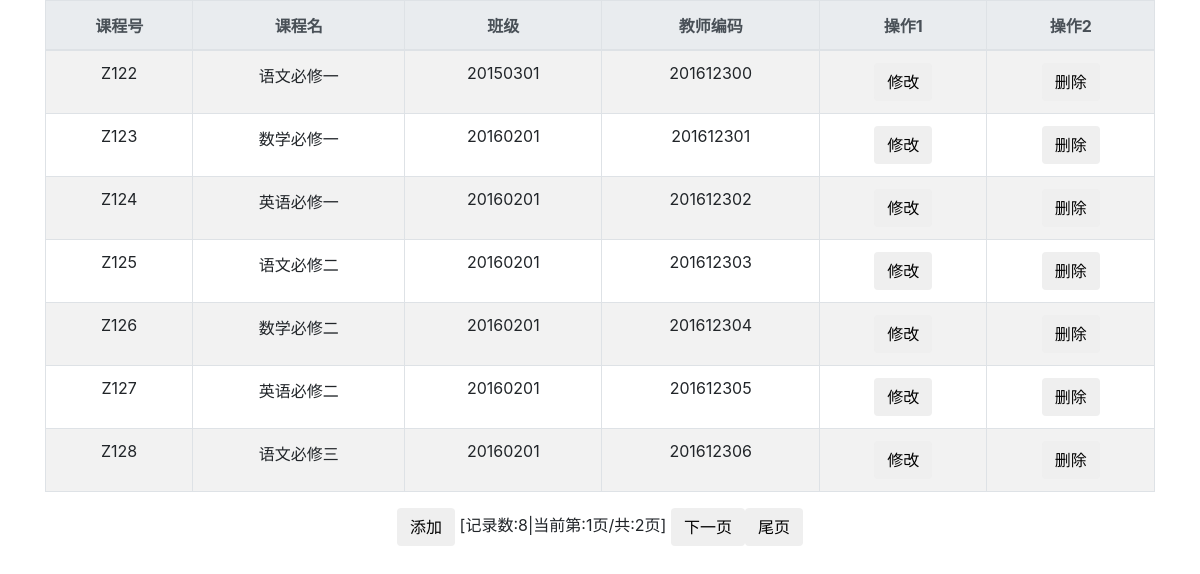
/Admin/coursemanagement.php, run on the app's committed database.
### tables this page shows
CREATE TABLE `course` (
  `id` int(10) DEFAULT NULL,
  `courserno` varchar(8) NOT NULL COMMENT '课程编号',
  `cname` varchar(20) NOT NULL COMMENT '课程名称',
  `classno` varchar(8) NOT NULL COMMENT '班级编号',
  `teacherno` varchar(20) NOT NULL COMMENT '任课老师工号',
  PRIMARY KEY (`courserno`)
);

### Admin/coursemanagement.php (the view, shortened to what this page needs)
<html>
<head>
    <link rel="stylesheet" href="../css/bootstrap.min.css">
</head>
<body>
<?php
if(!isset($_GET['page']))
    $page=1;
else
    $page=$_GET['page'];
$pageSize=7;
$offset=($page-1)*$pageSize;
$sql="select * from course";
$result=mysqli_query($con,$sql);
$rownum=mysqli_num_rows($result);
$pageCount=ceil($rownum/$pageSize);
$sql=$sql." limit $offset,$pageSize";
$result=mysqli_query($con,$sql);
$num_result = $result->num_rows;
?>
<div class="container">
    <table class="table table-striped table-bordered table-condensed table-hover">
        <thead class="thead-light" align="center">
        <tr>
            <th align="center">课程号</th>
            <th align="center">课程名</th>
            <th align="center">班级</th>
            <th align="center">教师编码</th>
            <th align="center">操作1</th>
            <th align="center">操作2</th>
        </tr>
        </thead>
        <?php
        for($i=0;$i<$num_result;$i++) {
            $array = mysqli_fetch_array($result);
            ?>
            <tr>
                <td align="center"><?php echo $array['courserno']?></td>
                <td align="center"><?php echo $array['cname']?></td>
                <td align="center"><?php echo $array['classno']?></td>
                <td align="center"><?php echo $array['teacherno']?></td>
                <td align="center"><a href='coursemanagement/change.php?id=<?php echo $array['id'];?>'><input type="submit" name="del" class="btn" value="修改"/></a></td>
                <td align="center"><a href='coursemanagement/delet.php?id=<?php echo $array['id'];?>'><input type="submit" name="del" class="btn" value="删除"/></a></td>
            </tr>
            <?php
        }
        ?>
    </table>
</div>
<div align="center">
            <span>
                <a href="coursemanagement/add.php"><input name="addNew" type="button" class="btn" value="添加" /></a>
            </span>
    <span align="center">
                [记录数:<?php echo $rownum ?>|当前第:<?php echo $page ?>页/共:<?php echo $pageCount?>页]
            </span>
    <apan align="center">
        <?php
        if($page<$pageCount) {
            echo "<a href=coursemanagement.php?page=" . ($page + 1) . "><input class='btn' type='submit' value='下一页'></a>";
            echo "<a href=coursemanagement.php?page=$pageCount><input class='btn' type='submit' value='尾页'></a>";
        }
        ?>
    </apan>
</div>
</body>
</html>

### data on the page
course: courserno "Z122", cname "语文必修一", classno "20150301", teacherno "201612300"
course: courserno "Z123", cname "数学必修一", classno "20160201", teacherno "201612301"
course: courserno "Z124", cname "英语必修一", classno "20160201", teacherno "201612302"
course: courserno "Z125", cname "语文必修二", classno "20160201", teacherno "201612303"
course: courserno "Z126", cname "数学必修二", classno "20160201", teacherno "201612304"
course: courserno "Z127", cname "英语必修二", classno "20160201", teacherno "201612305"
course: courserno "Z128", cname "语文必修三", classno "20160201", teacherno "201612306"

### other printed values
$rownum "8"
$page "1"
$pageCount "2"
